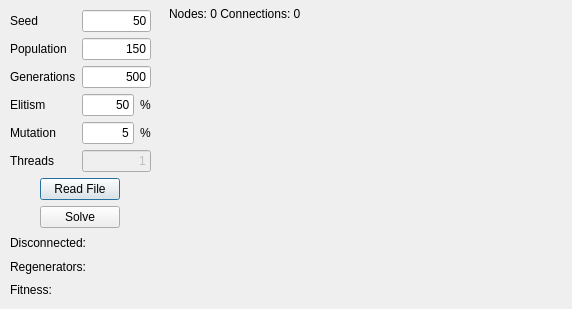
<?xml version="1.0" encoding="UTF-8"?>
<ui version="4.0">
 <class>DialogAntColony</class>
 <widget class="QDialog" name="DialogAntColony">
  <property name="geometry">
   <rect>
    <x>0</x>
    <y>0</y>
    <width>572</width>
    <height>309</height>
   </rect>
  </property>
  <property name="windowTitle">
   <string>RLP - Ant Colony Optimization</string>
  </property>
  <widget class="QLabel" name="labelNodes">
   <property name="geometry">
    <rect>
     <x>169</x>
     <y>6</y>
     <width>391</width>
     <height>16</height>
    </rect>
   </property>
   <property name="text">
    <string>Nodes: 0 Connections: 0</string>
   </property>
  </widget>
  <widget class="QWidget" name="gridLayoutWidget">
   <property name="geometry">
    <rect>
     <x>149</x>
     <y>26</y>
     <width>411</width>
     <height>271</height>
    </rect>
   </property>
   <layout class="QGridLayout" name="gridLayout">
    <property name="sizeConstraint">
     <enum>QLayout::SetDefaultConstraint</enum>
    </property>
   </layout>
  </widget>
  <widget class="QWidget" name="layoutWidget">
   <property name="geometry">
    <rect>
     <x>10</x>
     <y>10</y>
     <width>141</width>
     <height>289</height>
    </rect>
   </property>
   <layout class="QVBoxLayout" name="verticalLayout_4">
    <item>
     <layout class="QHBoxLayout" name="horizontalLayout_5">
      <item>
       <layout class="QVBoxLayout" name="verticalLayout_2">
        <item>
         <widget class="QLabel" name="label">
          <property name="text">
           <string>Seed</string>
          </property>
          <property name="buddy">
           <cstring>lineEditSeed</cstring>
          </property>
         </widget>
        </item>
        <item>
         <widget class="QLabel" name="label_2">
          <property name="text">
           <string>Population</string>
          </property>
          <property name="buddy">
           <cstring>lineEditPopulation</cstring>
          </property>
         </widget>
        </item>
        <item>
         <widget class="QLabel" name="label_3">
          <property name="text">
           <string>Generations</string>
          </property>
          <property name="buddy">
           <cstring>lineEditGenerations</cstring>
          </property>
         </widget>
        </item>
        <item>
         <widget class="QLabel" name="label_4">
          <property name="text">
           <string>Elitism</string>
          </property>
          <property name="buddy">
           <cstring>lineEditElitism</cstring>
          </property>
         </widget>
        </item>
        <item>
         <widget class="QLabel" name="label_5">
          <property name="text">
           <string>Mutation</string>
          </property>
          <property name="buddy">
           <cstring>lineEditMutation</cstring>
          </property>
         </widget>
        </item>
        <item>
         <widget class="QLabel" name="label_6">
          <property name="text">
           <string>Threads</string>
          </property>
          <property name="buddy">
           <cstring>lineEditThreads</cstring>
          </property>
         </widget>
        </item>
       </layout>
      </item>
      <item>
       <layout class="QVBoxLayout" name="verticalLayout">
        <item>
         <widget class="QLineEdit" name="lineEditSeed">
          <property name="text">
           <string>50</string>
          </property>
          <property name="alignment">
           <set>Qt::AlignRight|Qt::AlignTrailing|Qt::AlignVCenter</set>
          </property>
          <property name="readOnly">
           <bool>false</bool>
          </property>
         </widget>
        </item>
        <item>
         <widget class="QLineEdit" name="lineEditPopulation">
          <property name="text">
           <string>150</string>
          </property>
          <property name="alignment">
           <set>Qt::AlignRight|Qt::AlignTrailing|Qt::AlignVCenter</set>
          </property>
         </widget>
        </item>
        <item>
         <widget class="QLineEdit" name="lineEditGenerations">
          <property name="text">
           <string>500</string>
          </property>
          <property name="alignment">
           <set>Qt::AlignRight|Qt::AlignTrailing|Qt::AlignVCenter</set>
          </property>
         </widget>
        </item>
        <item>
         <layout class="QHBoxLayout" name="horizontalLayout">
          <item>
           <widget class="QLineEdit" name="lineEditElitism">
            <property name="text">
             <string>50</string>
            </property>
            <property name="alignment">
             <set>Qt::AlignRight|Qt::AlignTrailing|Qt::AlignVCenter</set>
            </property>
           </widget>
          </item>
          <item>
           <widget class="QLabel" name="label_10">
            <property name="text">
             <string>%</string>
            </property>
           </widget>
          </item>
         </layout>
        </item>
        <item>
         <layout class="QHBoxLayout" name="horizontalLayout_4">
          <item>
           <widget class="QLineEdit" name="lineEditMutation">
            <property name="text">
             <string>5</string>
            </property>
            <property name="alignment">
             <set>Qt::AlignRight|Qt::AlignTrailing|Qt::AlignVCenter</set>
            </property>
           </widget>
          </item>
          <item>
           <widget class="QLabel" name="label_9">
            <property name="text">
             <string>%</string>
            </property>
           </widget>
          </item>
         </layout>
        </item>
        <item>
         <widget class="QLineEdit" name="lineEditThreads">
          <property name="enabled">
           <bool>false</bool>
          </property>
          <property name="text">
           <string>1</string>
          </property>
          <property name="alignment">
           <set>Qt::AlignRight|Qt::AlignTrailing|Qt::AlignVCenter</set>
          </property>
          <property name="readOnly">
           <bool>false</bool>
          </property>
         </widget>
        </item>
       </layout>
      </item>
     </layout>
    </item>
    <item>
     <layout class="QHBoxLayout" name="horizontalLayout_3">
      <item>
       <spacer name="horizontalSpacer">
        <property name="orientation">
         <enum>Qt::Horizontal</enum>
        </property>
        <property name="sizeHint" stdset="0">
         <size>
          <width>40</width>
          <height>20</height>
         </size>
        </property>
       </spacer>
      </item>
      <item>
       <widget class="QPushButton" name="pushButtonRead">
        <property name="text">
         <string>Read File</string>
        </property>
       </widget>
      </item>
      <item>
       <spacer name="horizontalSpacer_2">
        <property name="orientation">
         <enum>Qt::Horizontal</enum>
        </property>
        <property name="sizeHint" stdset="0">
         <size>
          <width>40</width>
          <height>20</height>
         </size>
        </property>
       </spacer>
      </item>
     </layout>
    </item>
    <item>
     <layout class="QHBoxLayout" name="horizontalLayout_2">
      <item>
       <spacer name="horizontalSpacer_3">
        <property name="orientation">
         <enum>Qt::Horizontal</enum>
        </property>
        <property name="sizeHint" stdset="0">
         <size>
          <width>40</width>
          <height>20</height>
         </size>
        </property>
       </spacer>
      </item>
      <item>
       <widget class="QPushButton" name="pushButtonSolve">
        <property name="text">
         <string>Solve</string>
        </property>
       </widget>
      </item>
      <item>
       <spacer name="horizontalSpacer_4">
        <property name="orientation">
         <enum>Qt::Horizontal</enum>
        </property>
        <property name="sizeHint" stdset="0">
         <size>
          <width>40</width>
          <height>20</height>
         </size>
        </property>
       </spacer>
      </item>
     </layout>
    </item>
    <item>
     <layout class="QVBoxLayout" name="verticalLayout_3">
      <item>
       <widget class="QLabel" name="labelDisconnected">
        <property name="text">
         <string>Disconnected: </string>
        </property>
       </widget>
      </item>
      <item>
       <widget class="QLabel" name="labelRegenerators">
        <property name="text">
         <string>Regenerators: </string>
        </property>
       </widget>
      </item>
      <item>
       <widget class="QLabel" name="labelFitness">
        <property name="text">
         <string>Fitness: </string>
        </property>
       </widget>
      </item>
     </layout>
    </item>
   </layout>
  </widget>
 </widget>
 <resources/>
 <connections/>
</ui>
